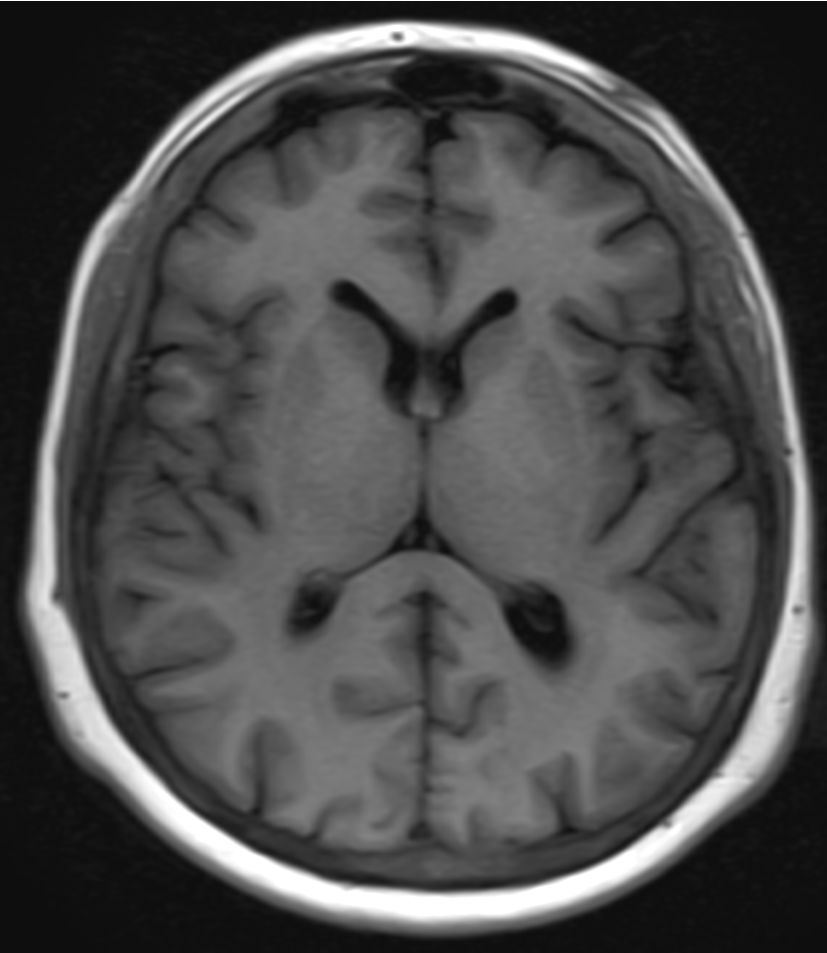
%> input picture FINAL TAKE HOME/Head-CT.png, 827 x 953 px
$ octave question42.m   (GNU Octave 9; MATLAB toolbox functions it lacks are replaced by stand-ins)
%> lines starting %> are read from the running program, lines starting %| are printed output that depends on the picture
clc;clear all;close all;
fixed = imread('Head-CT.png'); % The reference image
%> fixed is the input picture: size 953x827 uint8; min 14, max 255, mean 75.2
moving = imread('Head-CT-Transformed.png'); % The image to be registered
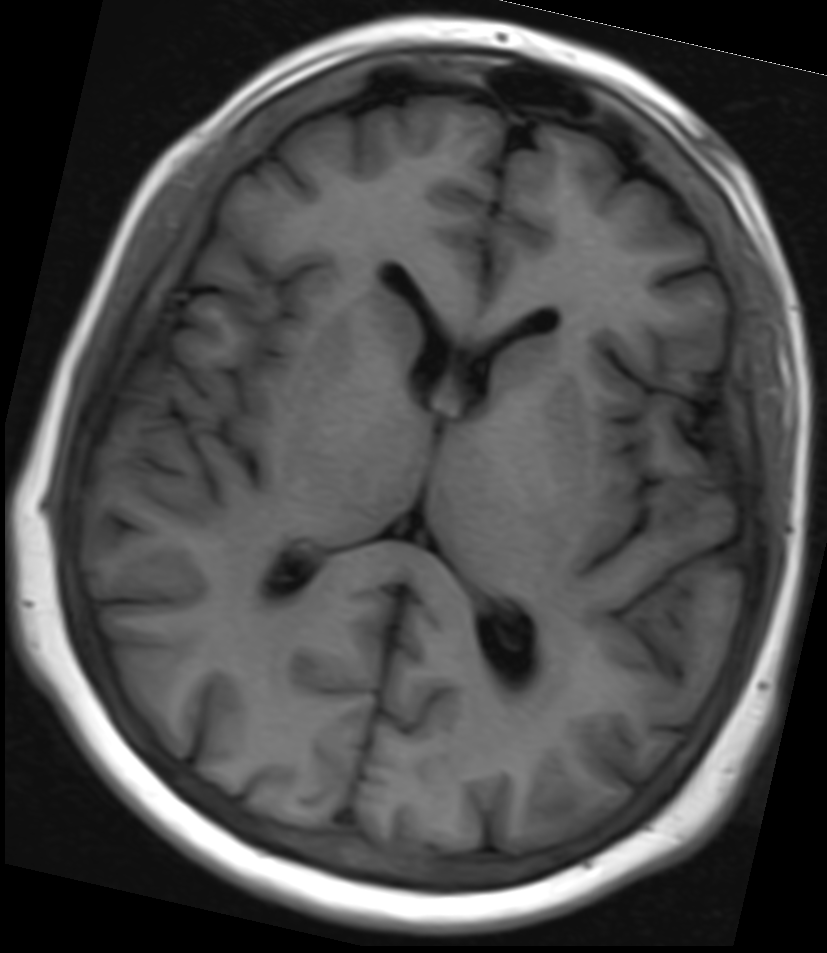
%> input picture FINAL TAKE HOME/Head-CT-Transformed.png, 827 x 953 px
%> moving is the input picture: size 953x827 uint8; min 0, max 255, mean 73.4

% Convert to grayscale if they are RGB
if size(fixed, 3) == 3
    fixed = rgb2gray(fixed);
end
if size(moving, 3) == 3
    moving = rgb2gray(moving);
end

% Initialize parameters for rotation (theta) and translation (tx, ty)
theta = 13; % Angle in degrees
tx = -100; % Translation in x
ty = 100; % Translation in y

% Adjust these parameters based on trial and error to find the best fit
% For example:
% theta = 10;
% tx = 5;
% ty = -3;

% Perform transformation
tform = affine2d([cosd(theta) -sind(theta) 0; sind(theta) cosd(theta) 0; tx ty 1]);
movingRegistered = imwarp(moving, tform, 'OutputView', imref2d(size(fixed)), 'SmoothEdges', true);
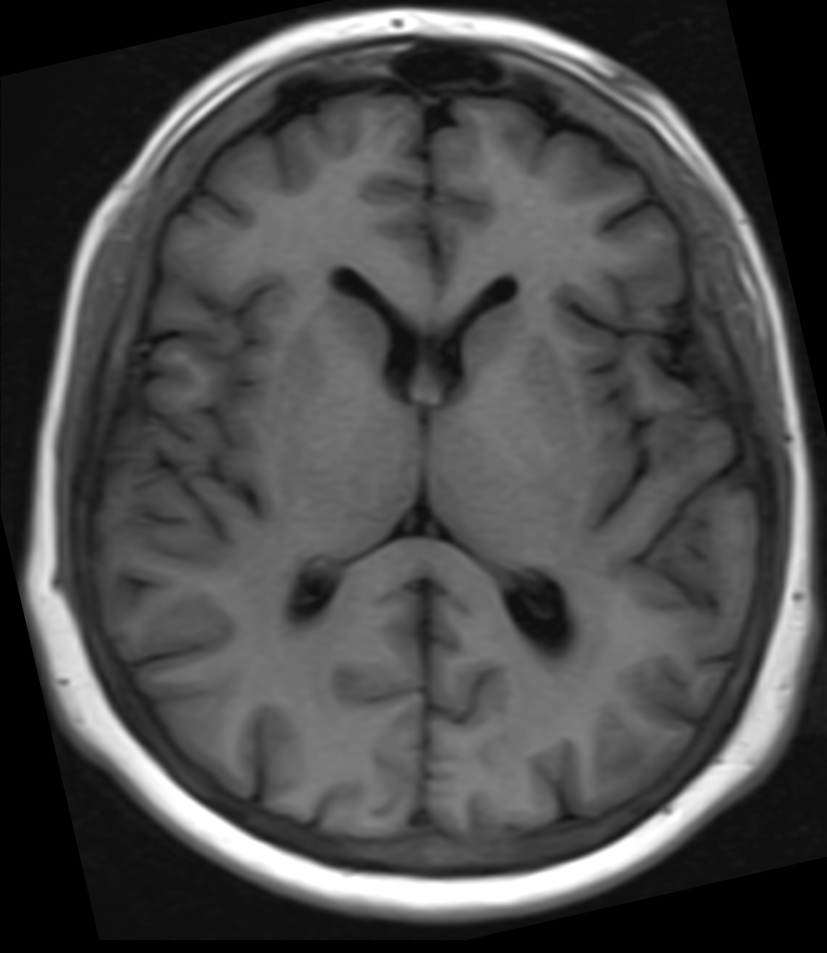
%> movingRegistered: size 953x827 uint8; min 0, max 255, mean 73.3

% Calculate difference image
difference = imabsdiff(fixed, movingRegistered);
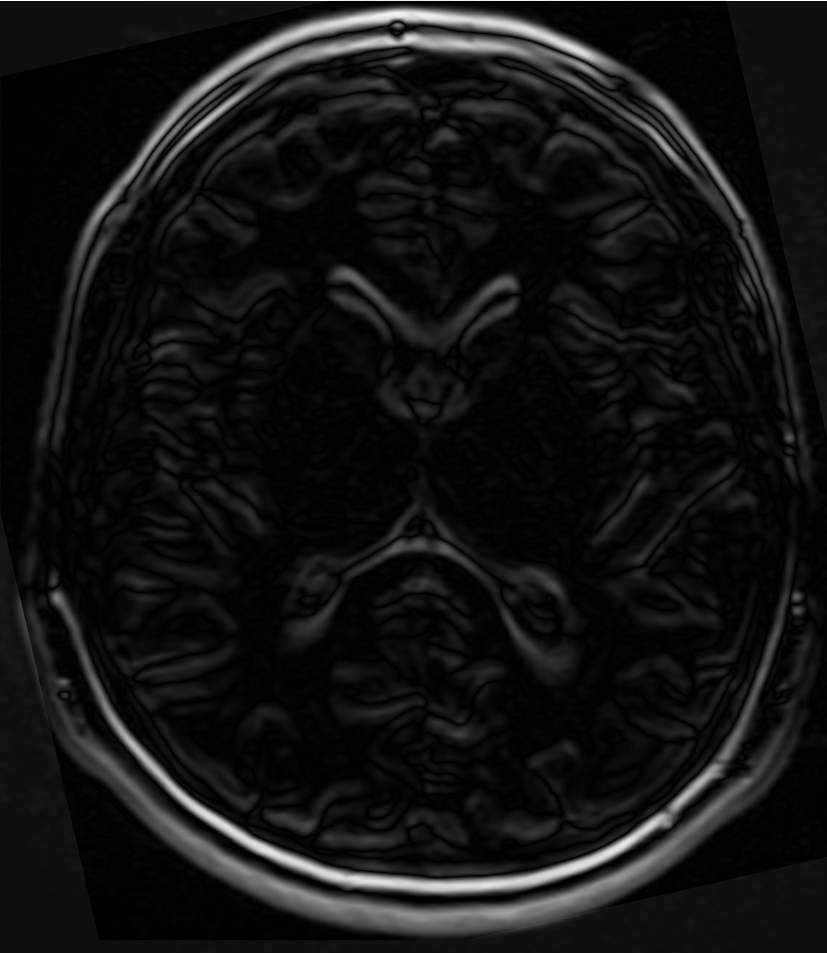
%> difference: size 953x827 uint8; min 0, max 255, mean 19

% Display images
figure;
subplot(1,3,1), imshow(fixed), title('Fixed Image');
subplot(1,3,2), imshow(movingRegistered), title('Registered Moving Image');
subplot(1,3,3), imshow(difference), title('Difference Image');
